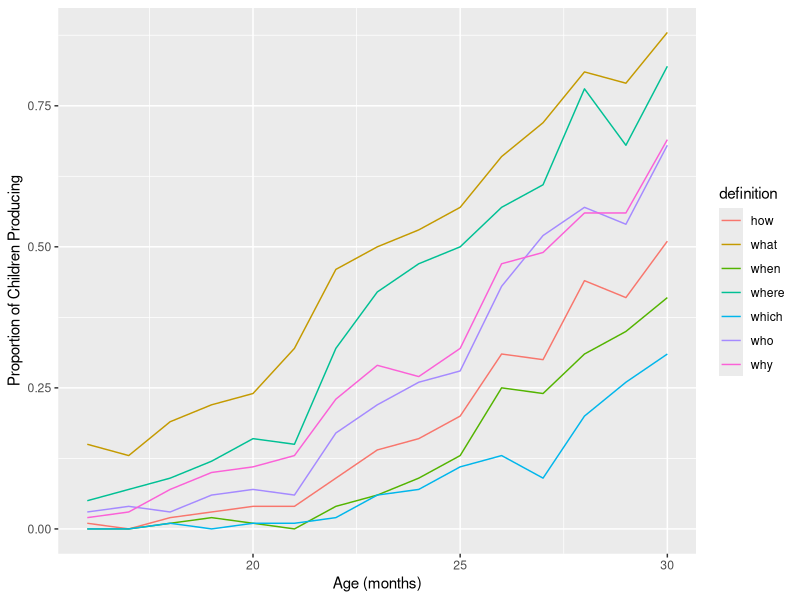

This figure's R source:
## R-Ladies Chicago R Tour
# Loading & Exploring Data

# Packages --------------------------------
## Packages are collections of R functions, data, and code. R comes with a set of standard packages
## Here, we are installing and adding packages to our current R session.

## Install packages you don't have. You only need to do this if you have not installed these before!
install.packages('readr') # Provides a fast and easy way to read data in R
install.packages('ggplot2') # Data visualization package


## Load packages. You need to do this everytime you start an R session!  
library(readr)
library(ggplot2)

# Data --------------------------------
## This dataset looks at the proportion of children producing a specific word by age group (in months).
## Words are categorized by type of word (nouns, verb, suffixes) 
## Words are also categorized by descriptive category (toys, food, question words, sounds)

## Load our data into our R environment
word_data <- read_csv("word_data.csv") # Read .csv file into R

## View the data as a tibble, or a type of dataframe
## see more info re: tibbles at vignettes("tibble")
word_data 

# Data Exploration --------------------------------
## See value options for each column
## table() creates tabular results of categorical variables
## it shows each level of a categorical variable and how many entries are present for that level
table(word_data$category) # What are the different categories? 

table(word_data$type) # What are the different word types? 

## Get only a subset of data
## Only look at data for children 24 months and older
subset(word_data,Age>23)

## See only the question words in the dataset and save it as its own dataframe
question <- subset(word_data,word_data$category=="question_words")
question

# Plotting --------------------------------
## Plot trajectories 
ggplot(question,aes(x=Age,y=Proportion,group=definition,color=definition)) +
  geom_line() + # Make this a line graph
  xlab("Age (months)") + # Add x and y axis labels
  ylab("Proportion of Children Producing")
